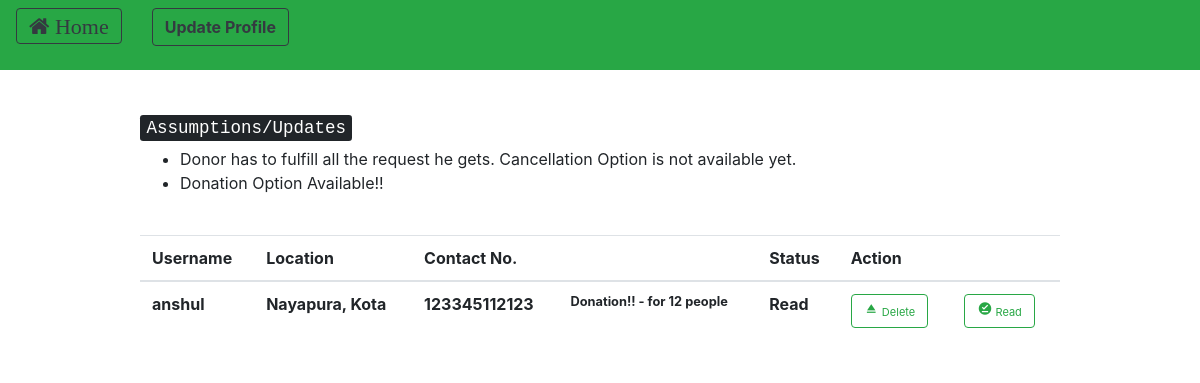
/users/messages/ (signed in), run on an earlier commit of the app's database.
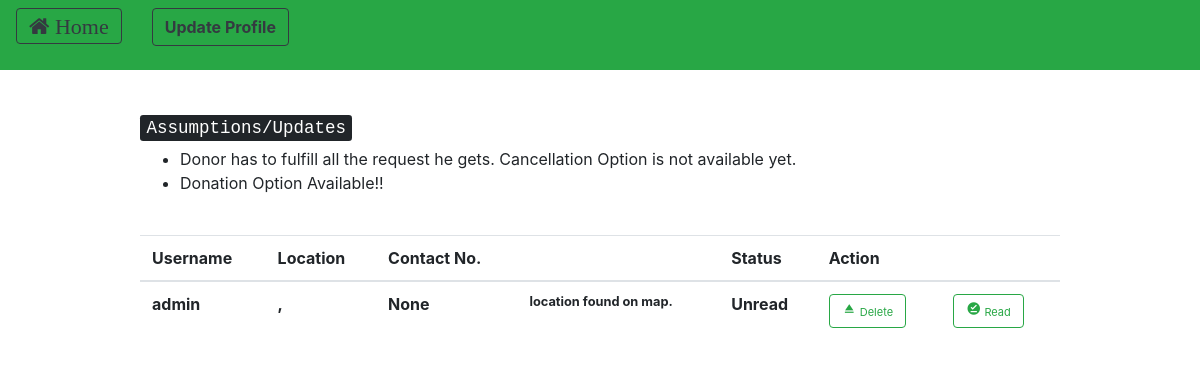
And on a later commit of the database.
### customUser/models.py (models this page shows, shortened)
class Messages(models.Model):
    sender = models.ForeignKey(CustomUser, on_delete = models.CASCADE, related_name = 'senders')
    reciever = models.ForeignKey(CustomUser, on_delete = models.CASCADE, related_name = 'recievers')
    message = models.CharField(max_length = 150)
    read_unread = models.BooleanField(default = "False") # FALSE - UNREAD

class CustomUser(AbstractUser):
    pin_code = models.IntegerField(null = True)
    contact_no = models.IntegerField(null = True)
    resources = models.IntegerField(null = True) # no. of persons avability/requirement
    locality = models.CharField(max_length = 100)
    city = models.CharField(max_length = 50)
    """CHOICES=[('0','Donor'),
                   ('1','Reciever')]"""
    state = models.CharField(max_length = 50, default = " ")
    user_type = models.IntegerField(null = True) # 0 - Donor 1 - Reciever
    email = models.EmailField(unique=True)

### customUser/views.py (the view)
# urls.py: path('messages/', views.seeNotifications, name = 'notification'),
@login_required(login_url = '/users/login')
def seeNotifications(request):
	message = Messages.objects.filter(reciever = request.user)
	context = { 'messages' : message }
	return render(request, 'notification.html', context)

### templates/notification.html (shortened to what this page needs)
{% extends 'base_with_home.html' %}
{% load crispy_forms_tags %}
{% block navigation %}
<div class = "row">
	<div class = "col">
		<form method = "post" action = "{% url 'homePage' %}">
		<button class="btn btn-outline-dark" style="font-size:22px"><i class="fa fa-home"> Home</i></button>
	</form>
</div>
	<div class = "col">
				<form method = "get" action = "{% url 'edit_profile' %}">
					<button type = "submit" class = "btn btn-outline-dark navbar-btn"> <strong> Update Profile </strong></button>
				</form>
			</div>
		</div>
{% endblock %}
{% block content %}
	<table class = "table">
			<thead>
				<tr>
 					<th scope="col">  Username  </th>
 					<th scope="col"> Location </th>
 					<th scope="col"> Contact No. </th>
					<th scope="col">    </th>
					<th scope = "col">Status</th>
					<th scope="col"> Action </th>
				</tr>
			</thead>
			<tbody>
		{% for i in messages %}
			<tr>
				<th scope="row">{{ i.sender.username }}</th>
				<th scope="row">{{ i.sender.locality }}, {{ i.sender.city }} </th>
				<th scope="row">{{ i.sender.contact_no }} </th>
				<th scope="row"> <small> <strong> {{ i.message }} </strong> </small></th>
				<th scope = "row">
					{% if i.read_unread == False %}
						Unread
					{% else %}
						Read
					{% endif %}
				</th>
				<th scope = "row">
					<div class = "row">
					<div class = "col">
					<form method = "post" action="{% url 'deleteNotification' i.pk %}"> {%csrf_token%}
						<button class = "btn btn-outline-success" style="font-size:11px"><i class="material-icons" style="font-size:15px">eject</i> Delete</button>
					</form>
				</div>
				<div class = "col">
					<form method = "post" action="{% url 'readMessage' i.pk %}">{%csrf_token%}
						<button class = "btn btn-outline-success" style="font-size:11px"><i class="material-icons" style="font-size:15px">offline_pin</i> Read</button>
					</form>
				</div>
			</div>
				</th>
			</tr>
		{% endfor %}
{% endblock %}

### templates/base_with_home.html (shortened to what this page needs)
<head>
    <link rel="stylesheet" href="https://stackpath.bootstrapcdn.com/bootstrap/4.1.3/css/bootstrap.min.css">
    <link rel="stylesheet" href="https://cdnjs.cloudflare.com/ajax/libs/font-awesome/4.7.0/css/font-awesome.min.css">
</head>
<body>
<nav class="navbar navbar-expand-lg navbar-light bg-success">
  {% block navigation %}
  {% endblock %}
</nav>
<br>
<div class="container">
      <div class="row justify-content-center">
        <div class="col-10">
          <br class="mt-4 mb-4">
          {% block content %}
          {% endblock %}
          <h5> <kbd> Assumptions/Updates </kbd> </h5>
          <ul>
            <li>
              Donor has to fulfill all the request he gets. Cancellation Option is not available yet.
            </li>
            <li>
              Donation Option Available!!
            </li>
          </ul>
          <br>
        </div>
      </div>
    </div>
</body>

What changed in the data, as far as the page shows it:
removed Messages: sender.username "anshul", sender.locality "Nayapura", sender.city "Kota", sender.contact_no "123345112123", message "Donation!! - for 12 people", read_unread "Read"
added Messages: sender.username "admin", sender.contact_no "None", message "location found on map.", read_unread "Unread"
